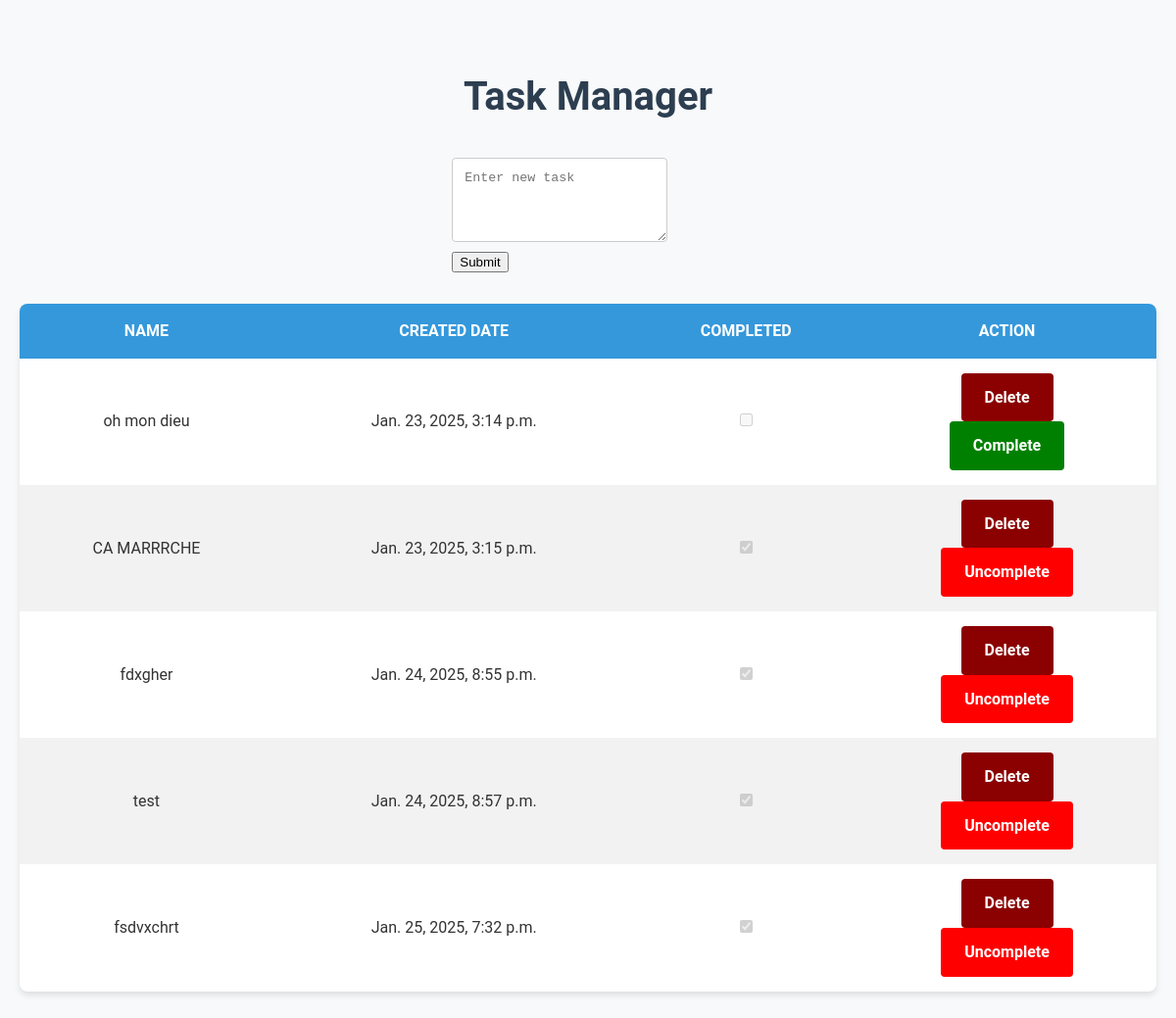
/, run on an earlier commit of the app's database.
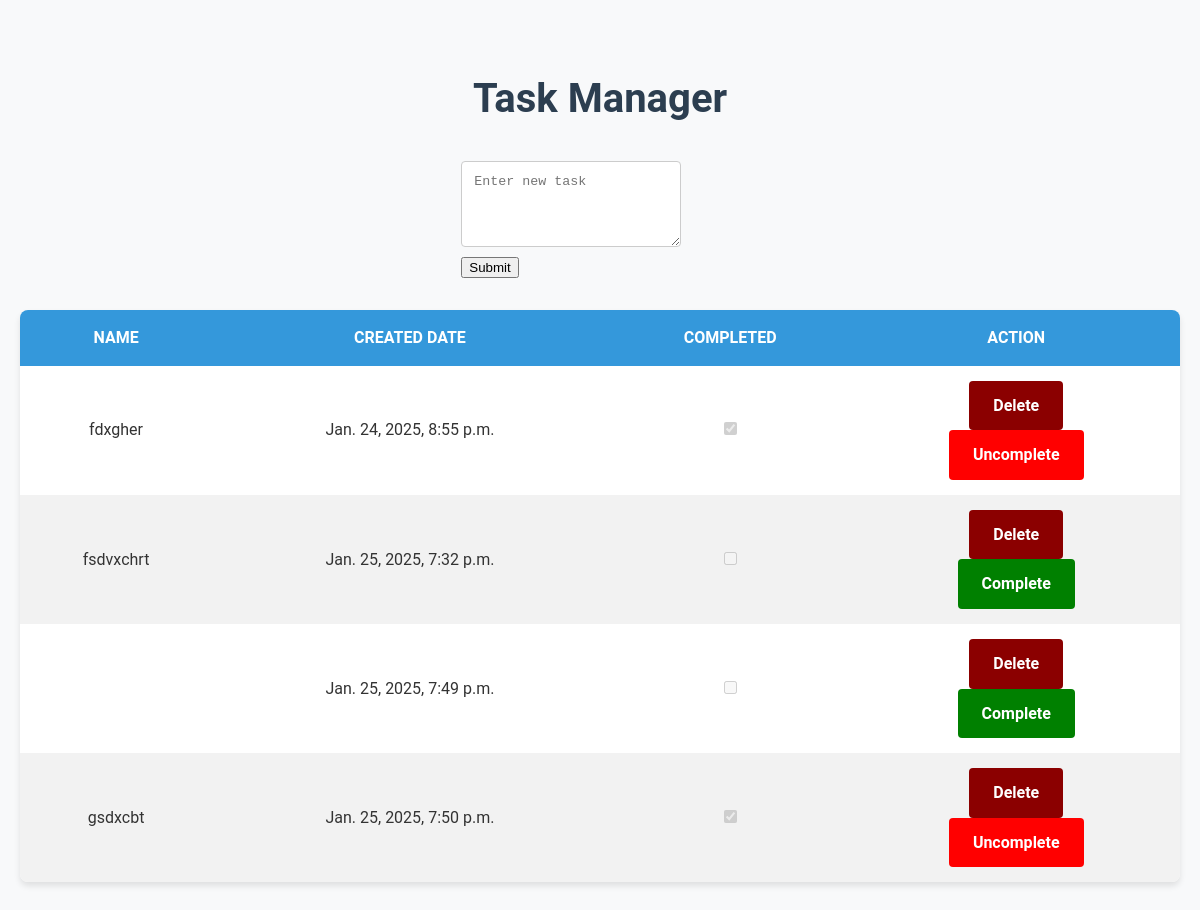
And on a later commit of the database.
### projet1/models.py (models this page shows)
class TodoEntry(models.Model):
    name = models.CharField(max_length=100)
    dateCreated = models.DateTimeField(default=timezone.localtime(timezone.now()))
    completed = models.BooleanField(default=False)

### projet1/views.py (the view)
# urls.py: path('', views.index, name='index'),
def index(request):
    if request.method == 'POST':
        entryName = request.POST.get('newEntry')
        newEntry = TodoEntry()
        newEntry.name = entryName
        newEntry.save()
        return redirect('/')
    else:
        entries = TodoEntry.objects.all()
        return render(request, 'index.html', {'entries': entries})

### templates/index.html (shortened to what this page needs)
{% load static %}
<!DOCTYPE html>
<html lang="en">
<head>
    <link rel="stylesheet" href="{% static 'styles.css' %}">
</head>
<body>
    <div class="container">
        <h1>Task Manager</h1>
        <div class="input-container">
            <form method="POST" action="/">
                <textarea name="newEntry" placeholder="Enter new task"></textarea>
                <input type = "submit"/>
            </form>
        </div>
        <table>
            <thead>
                <tr>
                    <th style="text-align: center; vertical-align: middle;">Name</th>
                    <th style="text-align: center; vertical-align: middle;">Created Date</th>
                    <th style="text-align: center; vertical-align: middle;">Completed</th>
                    <th style="text-align: center; vertical-align: middle;">Action</th>
                </tr>
            </thead>
            <tbody>
                {% for entry in entries %}
                    <tr>
                        <td style="text-align: center; vertical-align: middle;">{{entry.name}}</td>
                        <td style="text-align: center; vertical-align: middle;">{{entry.dateCreated}}</td>
                        {% if entry.completed == True %}
                            <td style="text-align: center; vertical-align: middle;">
                                <input type="checkbox" disabled checked>
                            </td>
                        {% else %}
                            <td style="text-align: center; vertical-align: middle;">
                                <input type="checkbox" disabled>
                            </td>
                        {% endif %}
                        <td style="text-align: center; vertical-align: middle;">
                            <a href="{% url 'delete-entry' entry.id %}" class="button-style" style="color: white; background-color: darkred; font-weight: bold;" >Delete</a><br>
                            <form method="POST" action="/">
                                {% if entry.completed == False %}
                                    <a href="{% url 'edit-entry' entry.id %}" class="button-style" style="color: white; background-color: green; font-weight: bold;">Complete</a>
                                {% else %}
                                    <a href="{% url 'edit-entry' entry.id %}" class="button-style" style="color: white; background-color: red; font-weight: bold;">Uncomplete</a>
                                {% endif %}
                            </form>
                        </td>
                    </tr>
                {% endfor %}
            </tbody>
        </table>
    </div>
</body>
</html>

What changed in the data, as far as the page shows it:
removed TodoEntry: name "oh mon dieu", dateCreated "Jan. 23, 2025, 3:14 p.m.", completed "Complete"
removed TodoEntry: name "CA MARRRCHE", dateCreated "Jan. 23, 2025, 3:15 p.m.", completed "Uncomplete"
removed TodoEntry: name "test", dateCreated "Jan. 24, 2025, 8:57 p.m.", completed "Uncomplete"
changed TodoEntry "fsdvxchrt": value "☑" → "☐"; completed "Uncomplete" → "Complete"
added TodoEntry: dateCreated "Jan. 25, 2025, 7:49 p.m.", completed "Complete"
added TodoEntry: name "gsdxcbt", dateCreated "Jan. 25, 2025, 7:50 p.m.", completed "Uncomplete"
